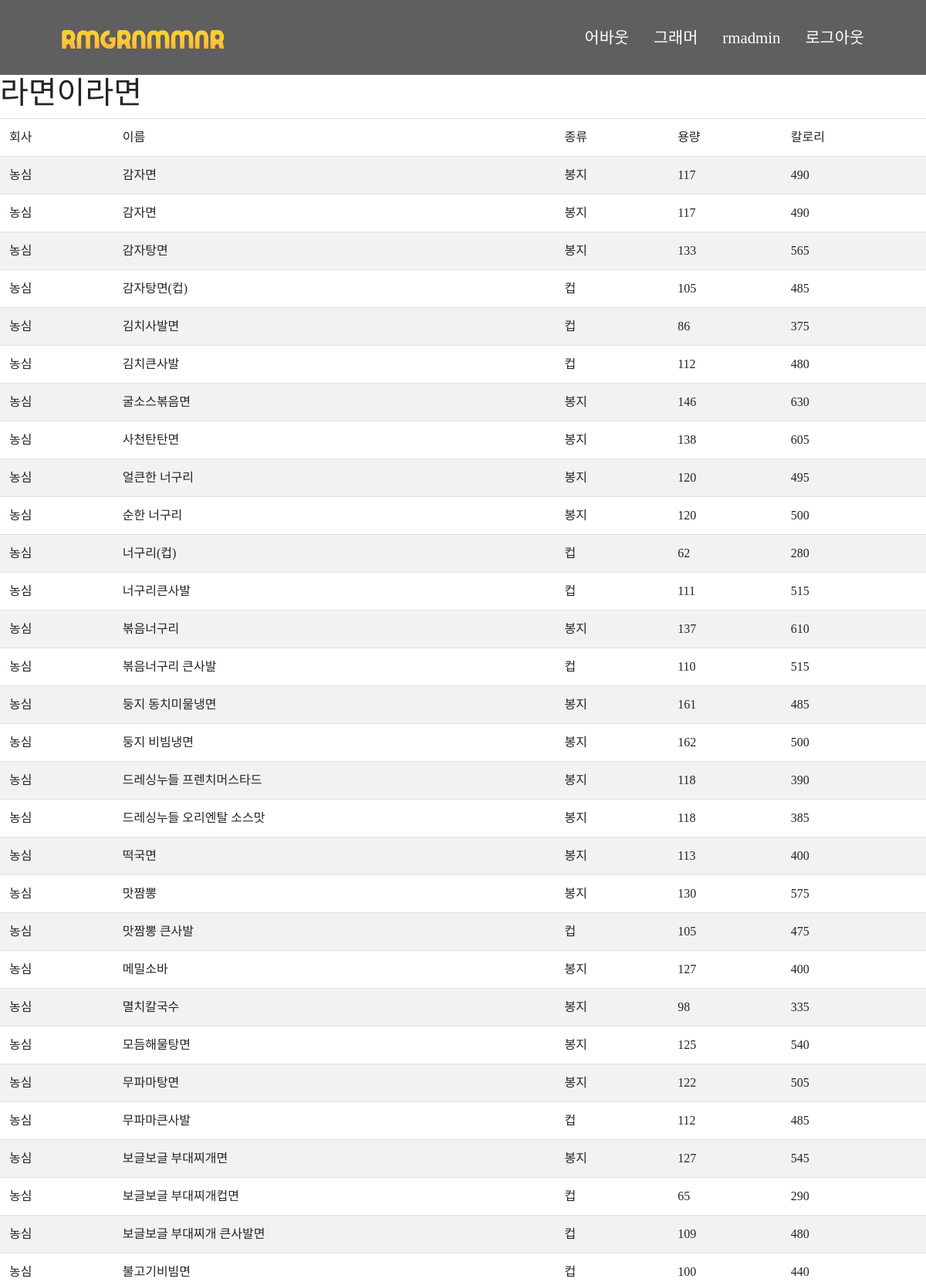
The page /grammar/ (signed in, upper part) on the database its author committed.
### rmcheck/models.py (models this page shows)
class Ramyeon(models.Model):
	name = models.CharField(max_length=64)
	company = models.CharField(max_length=64)
	sort = models.CharField(max_length=10)
	size = models.IntegerField(default=0)
	calories = models.IntegerField(default=0)

### rmcheck/views.py (the view)
# urls.py: url(r'^grammar/', views.grammar),
def grammar(request) :
	ramyeons = Ramyeon.objects.all()
	context = {'ramyeons' : ramyeons}
	if request.user.is_authenticated():
		return render(request, 'rmcheck/grammar.html', context)
	else:
		messages.warning(request, '로그인하신 후 사용하실 수 있습니다.')
		return render(request, 'rmcheck/index.html')

### rmcheck/templates/rmcheck/grammar.html (shortened to what this page needs)
{% extends "rmcheck/layout_gnb.html" %}
{% block content %}
	<h1>라면이라면</h1>
	<table class="table table-striped">
		<thead>
			<tr>
				<td><b>회사</b></td>
				<td><b>이름</b></td>
				<td><b>종류</b></td>
				<td><b>용량</b></td>
				<td><b>칼로리</b></td>
			</tr>
		</thead>
		<tbody>
		    {% load el_pagination_tags %}
				{% for r in ramyeons %}
				<tr>
					<td><b>{{ r.company }}</b></td>
					<td><b>{{ r.name }}</b></td>
					<td><b>{{ r.sort }}</b></td>
					<td><b>{{ r.size }}</b></td>
					<td><b>{{ r.calories }}</b></td>
				</tr>
				{% endfor %}
		</tbody>
{% endblock %}

### rmcheck/templates/rmcheck/layout_gnb.html (shortened to what this page needs)
{% load staticfiles %}
<!DOCTYPE html>
<html lang="en">
<head>
<link rel="stylesheet" href="https://maxcdn.bootstrapcdn.com/bootstrap/4.0.0-beta/css/bootstrap.min.css">
<link rel="stylesheet" type="text/css" href="{% static 'rmcheck/style.css' %}">
</head>
<body>
<div class="wrap">
	<header class="navbar navbar-inverse fixed-top">
  <a class="navbar-brand mr-0 mr-md-2" href="/" aria-label="rmgrammar">
   	<img class="logo" src="{% static 'rmcheck/rmlogo.png' %}">
  </a>
  <div class="navbar-nav-scroll">
    <ul class="navbar-nav bd-navbar-nav flex-row">
      <li class="nav-item">
        <a class="nav-link " href="/about/");">어바웃</a>
      </li>
      <li class="nav-item">
        <a class="nav-link" href="/grammar/">그래머</a>
      </li>
      {% if user.is_active %}
      <li class="nav-item">
        <a class="nav-link" href="{%url 'login' %}">{{user.username}}</a>
      </li>
      <li>
        <a class="nav-link" href="{%url 'logout' %}">로그아웃</a>
      </li>
      {% else %}
      <li class="nav-item">
        <a class="nav-link active" href="{%url 'login' %}" onclick="ga('send', 'event', 'Navbar', 'Community links', 'Docs');">로그인</a>
      </li>
      {% endif %}
    </ul>
  </div>
  </header>
  <div class="content-wrapper">
    {% block content %}
    {% endblock %}
  </div>
</div>
</body>

### rmcheck/static/rmcheck/style.css (style rules this page uses)
body { font-family: 'NanumBarunGothic'; font-style: normal; font-weight: 200; src: url('//cdn.jsdelivr.net/font-nanumlight/1.0/NanumBarunGothicWeb.eot'); src: url('//cdn.jsdelivr.net/font-nanumlight/1.0/NanumBarunGothicWeb.eot?#iefix') format('embedded-opentype'), url('//cdn.jsdelivr.net/font-nanumlight/1.0/NanumBarunGothicWeb.woff') format('woff'), url('//cdn.jsdelivr.net/font-nanumlight/1.0/NanumBarunGothicWeb.ttf') format('truetype'); }
.wrap { min-width: 640px; }
.navbar { background-color: #5f5f5f; height: 97px; color: #ffffff; font-size: 1.3em; }
.navbar a { color: #ffffff !important; }
.logo { margin-left: 64px; }
.navbar-nav { margin-right: 64px; }
.nav-link { margin-left: 32px; }

### rows shown on the page
Ramyeon: company "농심", name "감자면", sort "봉지", size "117", calories "490"
Ramyeon: company "농심", name "감자면", sort "봉지", size "117", calories "490"
Ramyeon: company "농심", name "감자탕면", sort "봉지", size "133", calories "565"
Ramyeon: company "농심", name "감자탕면(컵)", sort "컵", size "105", calories "485"
Ramyeon: company "농심", name "김치사발면", sort "컵", size "86", calories "375"
Ramyeon: company "농심", name "김치큰사발", sort "컵", size "112", calories "480"
Ramyeon: company "농심", name "굴소스볶음면", sort "봉지", size "146", calories "630"
Ramyeon: company "농심", name "사천탄탄면", sort "봉지", size "138", calories "605"
Ramyeon: company "농심", name "얼큰한 너구리", sort "봉지", size "120", calories "495"
Ramyeon: company "농심", name "순한 너구리", sort "봉지", size "120", calories "500"
Ramyeon: company "농심", name "너구리(컵)", sort "컵", size "62", calories "280"
Ramyeon: company "농심", name "너구리큰사발", sort "컵", size "111", calories "515"
Ramyeon: company "농심", name "볶음너구리", sort "봉지", size "137", calories "610"
Ramyeon: company "농심", name "볶음너구리 큰사발", sort "컵", size "110", calories "515"
Ramyeon: company "농심", name "둥지 동치미물냉면", sort "봉지", size "161", calories "485"
Ramyeon: company "농심", name "둥지 비빔냉면", sort "봉지", size "162", calories "500"
Ramyeon: company "농심", name "드레싱누들 프렌치머스타드", sort "봉지", size "118", calories "390"
Ramyeon: company "농심", name "드레싱누들 오리엔탈 소스맛", sort "봉지", size "118", calories "385"
Ramyeon: company "농심", name "떡국면", sort "봉지", size "113", calories "400"
Ramyeon: company "농심", name "맛짬뽕", sort "봉지", size "130", calories "575"
Ramyeon: company "농심", name "맛짬뽕 큰사발", sort "컵", size "105", calories "475"
Ramyeon: company "농심", name "메밀소바", sort "봉지", size "127", calories "400"
Ramyeon: company "농심", name "멸치칼국수", sort "봉지", size "98", calories "335"
Ramyeon: company "농심", name "모듬해물탕면", sort "봉지", size "125", calories "540"
Ramyeon: company "농심", name "무파마탕면", sort "봉지", size "122", calories "505"
Ramyeon: company "농심", name "무파마큰사발", sort "컵", size "112", calories "485"
Ramyeon: company "농심", name "보글보글 부대찌개면", sort "봉지", size "127", calories "545"
Ramyeon: company "농심", name "보글보글 부대찌개컵면", sort "컵", size "65", calories "290"
Ramyeon: company "농심", name "보글보글 부대찌개 큰사발면", sort "컵", size "109", calories "480"
Ramyeon: company "농심", name "불고기비빔면", sort "컵", size "100", calories "440"

### other values the page prints
{{ user.username }} "rmadmin"
